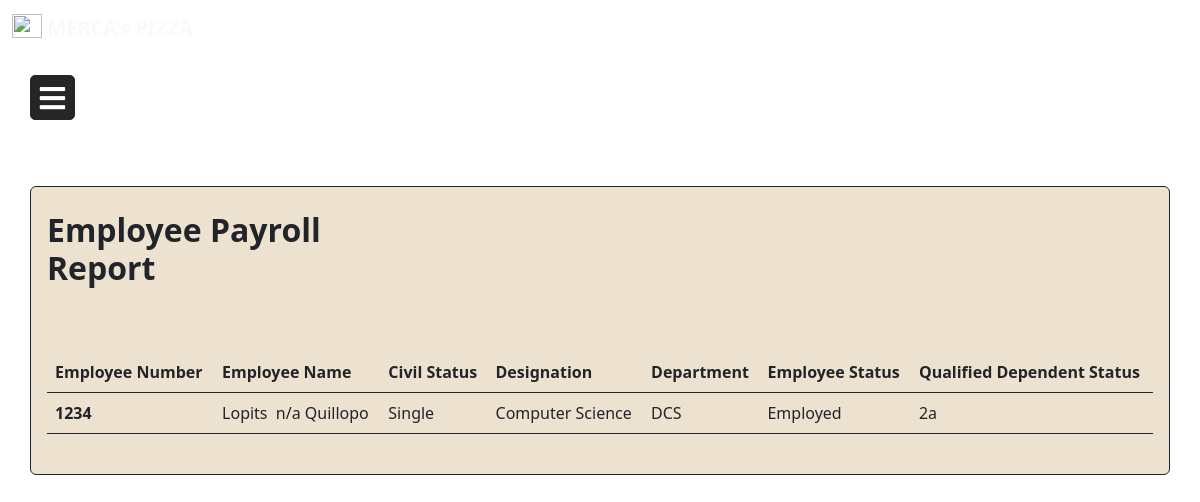
The page /payroll_report.php (signed in) on the database its author committed.
### tables this page shows
CREATE TABLE `payroll` (
  `payroll_id` int(11) NOT NULL,
  `employeeid_fk` int(11) NOT NULL,
  `basicincome` float NOT NULL,
  `honorarium` float NOT NULL,
  `otherincome` float NOT NULL,
  `grossincome` float NOT NULL,
  `netincome` float NOT NULL,
  `totaldeduction` float NOT NULL,
  `sss` float NOT NULL,
  `philhealth` float NOT NULL,
  `pagibig` float NOT NULL,
  `tax` float NOT NULL
);

CREATE TABLE `employee` (
  `id` int(11) NOT NULL,
  `employeenumber` varchar(255) NOT NULL,
  `employeename` varchar(255) NOT NULL,
  `gender` varchar(255) NOT NULL,
  `birthdate` date NOT NULL,
  `nationality` varchar(255) NOT NULL,
  `civilstatus` varchar(255) NOT NULL,
  `department` varchar(255) NOT NULL,
  `designation` varchar(255) NOT NULL,
  `employeestatus` varchar(255) NOT NULL,
  `picture` text NOT NULL,
  `contactnumber` varchar(255) NOT NULL,
  `email` varchar(255) NOT NULL,
  `age` varchar(20) NOT NULL,
  `paydate` date DEFAULT NULL,
  `dependent` varchar(255) DEFAULT NULL
);

### payroll_report.php (the view, shortened to what this page needs)
<?php
include "config.php";
if($_SESSION['usertype']=="hr" || $_SESSION['usertype']=="superadmin"){
?>
<!DOCTYPE html>
<html lang="en">
<head>
    <link rel="stylesheet" href="css/dashboard.css">
    <link rel="stylesheet" href="https://cdnjs.cloudflare.com/ajax/libs/font-awesome/5.15.3/css/all.min.css"/>
    <link rel="stylesheet" href="https://cdn.jsdelivr.net/npm/bootstrap-icons@1.9.1/font/bootstrap-icons.css">
    <link rel="stylesheet" href="css/main.min.css">
    </head>
    <nav class="navbar navbar-expand-md navbar-light">
        <div class="container-xxl">
            <a href="dashboard.php" class="navbar-brand">
                <img src="logo.png" alt="" width="30" height="24" class="d-inline-block align-text-top">
                <span class="fw-bold text-light">MERCA's PIZZA</span>
            </a>
        </div>
    </nav>
<body style="background-image: url(bg.webp);
            no-repeat center center fixed;
            -webkit-background-size: cover;
            -moz-background-size: cover;
            -o-background-size: cover;
            background-size: cover;">
    <section id="sides">
    <label for="check" class="mb-4 mt-1">
      <i class="fas fa-bars" id="btn"></i>
    </label>
    </section>
    <br>
    <br>
    <br>
    <br>
<section id="main">
<div class="container-sm form-group border p-3  justify-content-center border-dark  rounded" id="empdetailscontainer" style="background-color: #EDE1CF;">
    <div class="row my-2">
      <div class="col-lg-4">
          <h2 style= "font-weight: bold;">Employee Payroll Report</h2>
      </div>
    </div>
    <div class="row my-2 gy-5 gx-10 justify-content-center">
        <div class="col-lg-12 d-flex justify-content-center">
        <table class="table table-hover border-dark">
  <thead>
    <tr>
      <th scope="col">Employee Number</th>
      <th scope="col">Employee Name</th>
      <th scope="col">Civil Status</th>
      <th scope="col">Designation</th>
      <th scope="col">Department</th>
      <th scope="col">Employee Status</th>
      <th scope="col">Qualified Dependent Status</th>
    </tr>
  </thead>
  <tbody>
    <?php
    $query = "SELECT * FROM payroll";
    $run_query = mysqli_query($conn, $query) or die(mysqli_error($conn));
    if (mysqli_num_rows($run_query) > 0){
    while ($row = mysqli_fetch_array($run_query)){
        $id = $row['payroll_id'];
        $employeeid = $row['employeeid_fk'];
        $query1 = "SELECT * FROM employee where id='$employeeid'";
        $run_query1 = mysqli_query($conn, $query1) or die(mysqli_error($conn));
        if (mysqli_num_rows($run_query1) > 0){
         while ($fetch = mysqli_fetch_array($run_query1)){
          $employeenumber = $fetch['employeenumber'];
        $employeename = $fetch['employeename'];
        $civilstatus = $fetch['civilstatus'];
        $designation = $fetch['designation'];
        $department = $fetch['department'];
        $dependent = $fetch['dependent'];
        $employeestatus = $fetch['employeestatus'];
         }
        }
        echo '<tr row_id="'.$id.'">';
        echo '<th scope="row">'.$employeenumber.'</th>';
        echo '<td>'.$employeename.'</td>';
        echo '<td>'.$civilstatus.'</td>';
        echo '<td>'.$designation.'</td>';
        echo '<td>'.$department.'</td>';
        echo '<td>'.$employeestatus.'</td>';
        echo '<td>'.$dependent.'</td>';
        echo '</tr>';
        ?>
        <?php
    }}
    ?>
  </tbody>
</table>
        </div>
    </div>
</div>
</section>
</body>
</html>
<?php
}
else{
  echo '<script>alert("Unauthorized Web Access")</script>';
    echo '<script>window.location.href="dashboard.php"</script>';
}
?>

### css/dashboard.css (style rules this page uses)
label #btn,label #cancel { position: absolute; cursor: pointer; color: white; border-radius: 5px; border: 1px solid #262626; margin: 15px 30px; font-size: 29px; background: #262626; height: 45px; width: 45px; text-align: center; line-height: 45px; transition: all .5s ease; }

### rows shown on the page
payroll: employee.employeenumber "1234", employee.employeename "Lopits n/a Quillopo", employee.civilstatus "Single", employee.designation "Computer Science", employee.department "DCS", employee.employeestatus "Employed", employee.dependent "2a"
